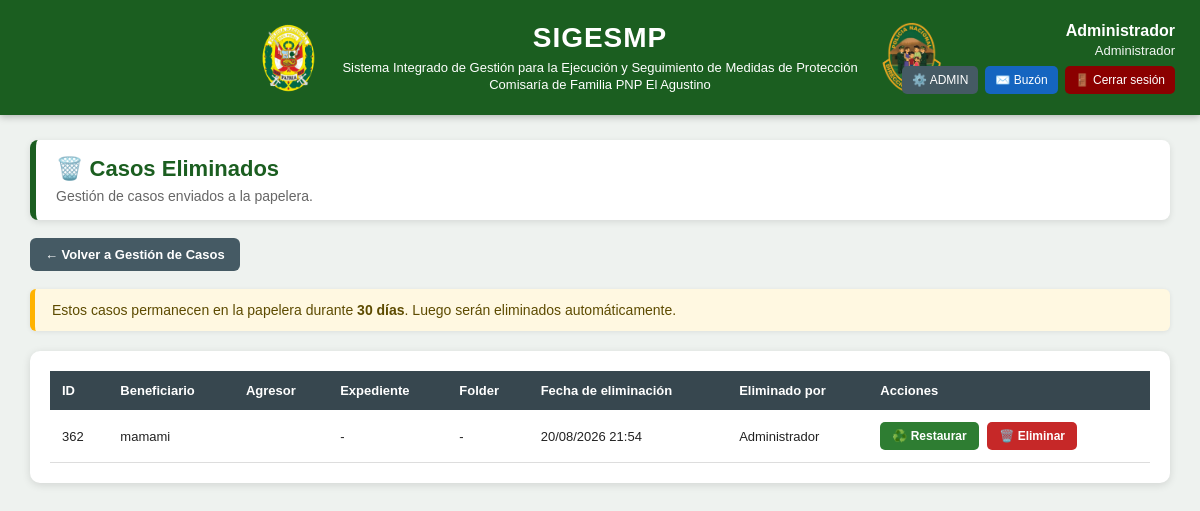
/casos-eliminados/ (signed in), run on the app's committed database.
### mapa/models.py (models this page shows, shortened)
class Caso(models.Model):
    RIESGOS = [
        ("LEVE", "Leve"),
        ("MODERADO", "Moderado"),
        ("SEVERO", "Severo"),
        ("SEVERO EXTREMO", "Severo extremo"),
        ("NO DETERMINADO", "No determinado"),
    ]
    NOTIFICACION = [
        ("PENDIENTE", "Pendiente"),
        ("NOTIFICADO", "Notificado"),
    ]
    TIPO_VIOLENCIA = [
        ("FISICA", "Física"),
        ("PSICOLOGICA", "Psicológica"),
        ("SEXUAL", "Sexual"),
        ("ECONOMICA", "Económica o Patrimonial"),
    ]
    ESTADO_UBICACION_AGRESOR = [
        ("UBICADO", "Ubicado"),
        ("NO UBICADO", "No ubicado"),
    ]
    beneficiario = models.CharField(
        max_length=200,
        blank=True
    )
    dni_beneficiario = models.CharField(
        max_length=8,
        blank=True
    )
    domicilio = models.CharField(
        max_length=300,
        blank=True
    )
    region_domicilio = models.ForeignKey(
        Region,
        on_delete=models.SET_NULL,
        null=True,
        blank=True,
        related_name="casos_region_domicilio"
    )
    provincia_domicilio = models.ForeignKey(
        Provincia,
        on_delete=models.SET_NULL,
        null=True,
        blank=True,
        related_name="casos_provincia_domicilio"
    )
    distrito_domicilio = models.ForeignKey(
        Distrito,
        on_delete=models.SET_NULL,
        null=True,
        blank=True,
        related_name="casos_distrito_domicilio"
    )
    tipo_via = models.CharField(
        max_length=30,
        blank=True,
        verbose_name="Tipo de vía"
    )
    nombre_via = models.CharField(
        max_length=200,
        blank=True,
        verbose_name="Nombre de vía"
    )
    numero_via = models.CharField(
        max_length=50,
        blank=True,
        verbose_name="Número"
    )
    complemento_domicilio = models.CharField(
        max_length=300,
        blank=True,
        verbose_name="Complemento / referencia"
    )
    domicilio_normalizado = models.CharField(
        max_length=250,
        blank=True,
        verbose_name="Domicilio normalizado"
    )
    nivel_riesgo = models.CharField(
        max_length=30,
        choices=RIESGOS,
        blank=True
    )
    region_denuncia = models.ForeignKey(
        Region,
        on_delete=models.PROTECT,
        related_name="casos_denuncia_region",
        null=True,
        blank=True,
    )
    provincia_denuncia = models.ForeignKey(
        Provincia,
        on_delete=models.PROTECT,
        related_name="casos_denuncia_provincia",
        null=True,
        blank=True,
    )
    distrito_denuncia = models.ForeignKey(
        Distrito,
        on_delete=models.PROTECT,
        related_name="casos_denuncia_distrito",
        null=True,
        blank=True,
    )
    region_medida = models.ForeignKey(
        Region,
        on_delete=models.PROTECT,
        related_name="casos_medida_region",
        null=True,
        blank=True,
    )
    provincia_medida = models.ForeignKey(
        Provincia,
        on_delete=models.PROTECT,
        related_name="casos_medida_provincia",
        null=True,
        blank=True,
    )
    distrito_medida = models.ForeignKey(
        Distrito,
        on_delete=models.PROTECT,
        related_name="casos_medida_distrito",
        null=True,
        blank=True,
    )
    comisaria_denuncia = models.CharField(
        max_length=150,
        verbose_name="Comisaría donde se interpuso la denuncia"
    )
    comisaria_medida = models.CharField(
        max_length=150,
        verbose_name="Comisaría de Familia responsable"
    )
    efectivo = models.CharField(
        max_length=100,
        blank=True
    )
    responsable = models.ForeignKey(
        User,
        null=True,
        blank=True,
        on_delete=models.SET_NULL,
        related_name="casos_asignados"
    )
    folder = models.CharField(
        max_length=100,
        blank=True
    )
    expediente = models.CharField(
        max_length=100,
        blank=True
    )
    agresor = models.CharField(
        max_length=200,
        blank=True
    )
    dni_agresor = models.CharField(
        max_length=8,
        blank=True
    )
    telefono_agresor = models.CharField(
        "Teléfono del agresor",
        max_length=50,
        blank=True
    )
    direccion_agresor = models.CharField(
        "Dirección del agresor",
        max_length=300,
        blank=True
    )
    tipo_via_agresor = models.CharField(
        max_length=30,
        blank=True,
        verbose_name="Tipo de vía"
    )
    nombre_via_agresor = models.CharField(
        max_length=200,
        blank=True,
        verbose_name="Nombre de vía"
    )
    numero_via_agresor = models.CharField(
        max_length=50,
        blank=True,
        verbose_name="Número"
    )
    complemento_domicilio_agresor = models.CharField(
        max_length=300,
        blank=True,
        verbose_name="Complemento / referencia"
    )
    agresor_registro = models.ForeignKey(
        "Agresor",
        on_delete=models.SET_NULL,
        null=True,
        blank=True,
        related_name="casos"
    )
    region_agresor = models.ForeignKey(
        Region,
        on_delete=models.SET_NULL,
        null=True,
        blank=True,
        related_name="casos_region_agresor"
    )
    provincia_agresor = models.ForeignKey(
        Provincia,
        on_delete=models.SET_NULL,
        null=True,
        blank=True,
        related_name="casos_provincia_agresor"
    )
    distrito_agresor = models.ForeignKey(
        Distrito,
        on_delete=models.SET_NULL,
        null=True,
        blank=True,
        related_name="casos_distrito_agresor"
    )
    estado_ubicacion_agresor = models.CharField(
        "Estado de ubicación del agresor",
        max_length=15,
        choices=ESTADO_UBICACION_AGRESOR,
        default="NO UBICADO"
    )
    latitud_agresor = models.FloatField(
        null=True,
        blank=True
    )
    longitud_agresor = models.FloatField(
        null=True,
        blank=True
    )
    telefono = models.CharField(
        "Teléfono de la beneficiaria",
        max_length=50,
        blank=True
    )
    fecha_denuncia = models.DateField(
        "Fecha de la denuncia",
        null=True,
        blank=True
    )
    violencia_fisica = models.BooleanField(
        "Violencia física",
        default=False
    )
    violencia_psicologica = models.BooleanField(
        "Violencia psicológica",
        default=False
    )
    violencia_sexual = models.BooleanField(
        "Violencia sexual",
        default=False
    )
    violencia_economica = models.BooleanField(
        "Violencia económica o patrimonial",
        default=False
    )
    fecha_registro = models.DateField(
        null=True,
        blank=True
    )
    ultima_visita = models.DateField(
        null=True,
        blank=True
    )
    fecha_limite = models.DateField(
        "Próximo seguimiento",
        null=True,
        blank=True
    )
    notificacion_vencimiento_leida = models.BooleanField(
        default=False
    )
    notificacion_beneficiario = models.CharField(
        max_length=15,
        choices=NOTIFICACION,
        default="PENDIENTE"
    )
    fecha_notificacion_beneficiario = models.DateField(
        null=True,
        blank=True
    )
    motivo_notificacion_beneficiario_pendiente = models.TextField(
        "Motivo de notificación pendiente de la persona beneficiaria",
        blank=True
    )
    notificacion_agresor = models.CharField(
        max_length=15,
        choices=NOTIFICACION,
        default="PENDIENTE"
    )
    fecha_notificacion_agresor = models.DateField(
        null=True,
        blank=True
    )
    motivo_notificacion_agresor_pendiente = models.TextField(
        "Motivo de notificación pendiente de la persona agresora",
        blank=True
    )
    estado = models.CharField(
        max_length=15,
        default="ACTIVO"
    )
    fecha_eliminacion = models.DateTimeField(
        null=True,
        blank=True
    )
    eliminado_por = models.ForeignKey(
        User,
        null=True,
        blank=True,
        on_delete=models.SET_NULL,
        related_name="casos_eliminados"
    )
    latitud = models.FloatField(
        null=True,
        blank=True
    )
    longitud = models.FloatField(
        null=True,
        blank=True
    )
    edicion_autorizada = models.BooleanField(
        default=False
    )
    class Meta:
        permissions = [
            (
                "modificar_directo",
                "Puede modificar casos directamente"
            ),
            (
                "aprobar_modificacion",
                "Puede aprobar modificaciones"
            ),
            (
                "archivar_directo",
                "Puede archivar casos directamente"
            ),
            (
                "aprobar_archivado",
                "Puede aprobar archivados"
            ),
            (
                "eliminar_directo",
                "Puede eliminar casos directamente"
            ),
            (
                "aprobar_eliminacion",
                "Puede aprobar eliminaciones"
            ),
            (
                "administrar_usuarios",
                "Puede administrar usuarios"
            ),
        ]

### mapa/views.py (the view)
@login_required
@grupo_requerido("Administrador")
def casos_eliminados(request):
    casos = Caso.objects.filter(
        estado="ELIMINADO"
    ).order_by("-fecha_eliminacion")
    return render(
        request,
        "mapa/casos_eliminados.html",
        {
            "casos": casos
        }
    )

### mapa/templates/mapa/casos_eliminados.html (shortened to what this page needs)
{% load static %}
<!DOCTYPE html>
<html lang="es">
<head>
</head>
<body>
<header id="encabezado">
    <div id="titulo">
        <img
            class="escudo"
            src="{% static 'mapa/img/EscudoPNP.png' %}"
            alt="Escudo PNP"
        >
        <div class="texto-titulo">
            <h1>SIGESMP</h1>
            <p>
                Sistema Integrado de Gestión para la Ejecución y Seguimiento
                de Medidas de Protección
                <br>
                Comisaría de Familia PNP El Agustino
            </p>
        </div>
        <img
            class="escudo"
            src="{% static 'mapa/img/EscudoDIRFAM.png' %}"
            alt="Escudo DIRFAM"
        >
    </div>
    <div id="usuario">
        <strong>
            {{ request.user.get_full_name|default:request.user.username }}
        </strong>
        <div class="rol">
            {{ request.user.groups.all.0.name|default:"Administrador" }}
        </div>
        <div class="accionesUsuario">
            {% if request.user.is_superuser %}
                <a
                    href="/admin/"
                    class="btnAdmin"
                >
                    ⚙️ ADMIN
                </a>
            {% endif %}
            {% if request.user.is_superuser or request.user.groups.all.0.name == "Administrador" or request.user.groups.all.0.name == "Jefe_MP" or request.user.groups.all.0.name == "Usuario_MP" %}
                <a
                    href="{% url 'mensajes' %}"
                    class="btnBuzon"
                >
                    ✉️ Buzón
                </a>
            {% endif %}
            <button
                class="btnSalir"
                onclick="location.href='{% url 'cerrar_sesion' %}'"
            >
                🚪 Cerrar sesión
            </button>
        </div>
    </div>
</header>
<div class="contenedor">
    <div class="tituloPagina">
        <h2>
            🗑️ Casos Eliminados
        </h2>
        <p>
            Gestión de casos enviados a la papelera.
        </p>
    </div>
    <a
        href="{% url 'gestion_casos' %}"
        class="volver"
    >
        ← Volver a Gestión de Casos
    </a>
    <div class="info">
        Estos casos permanecen en la papelera durante
        <strong>30 días</strong>.
        Luego serán eliminados automáticamente.
    </div>
    <div class="tabla-contenedor">
        {% if casos %}
            <table>
                <thead>
                    <tr>
                        <th>ID</th>
                        <th>Beneficiario</th>
                        <th>Agresor</th>
                        <th>Expediente</th>
                        <th>Folder</th>
                        <th>Fecha de eliminación</th>
                        <th>Eliminado por</th>
                        <th>Acciones</th>
                    </tr>
                </thead>
                <tbody>
                    {% for caso in casos %}
                        <tr>
                            <td>
                                {{ caso.id }}
                            </td>
                            <td>
                                {{ caso.beneficiario }}
                            </td>
                            <td>
                            </td>
                            <td>
                                {{ caso.expediente|default:"-" }}
                            </td>
                            <td>
                                {{ caso.folder|default:"-" }}
                            </td>
                            <td>
                                {{ caso.fecha_eliminacion|date:"d/m/Y H:i" }}
                            </td>
                            <td>
                                {% if caso.eliminado_por %}
                                    {{ caso.eliminado_por.get_full_name|default:caso.eliminado_por.username }}
                                {% else %}
                                    -
                                {% endif %}
                            </td>
                            <td>
                                <a
                                    href="{% url 'restaurar_caso_eliminado' caso.id %}"
                                    class="btn-restaurar"
                                    onclick="return confirm('¿Desea restaurar este caso?');"
                                >
                                    ♻️ Restaurar
                                </a>
                                <form
                                    method="POST"
                                    action="{% url 'eliminar_caso_definitivamente' caso.id %}"
                                    style="display:inline;"
                                    onsubmit="return confirm('⚠️ ATENCIÓN: este caso será eliminado DEFINITIVAMENTE y no podrá ser recuperado. ¿Desea continuar?');"
                                >
                                    <button
                                        type="submit"
                                        class="btn-eliminar"
                                    >
                                        🗑️ Eliminar
                                    </button>
                                </form>
                            </td>
                        </tr>
                    {% endfor %}
                </tbody>
            </table>
        {% endif %}
    </div>
</div>
</body>
</html>

### data on the page
Caso: id "362", beneficiario "mamami", expediente "-", folder "-", fecha_eliminacion "20/08/2026 21:54", eliminado_por.get_full_name "Administrador"

### other printed values
{{ request.user.get_full_name|default:request.user.username }} "Administrador"
{{ request.user.groups.all.0.name|default:"Administrador" }} "Administrador"
